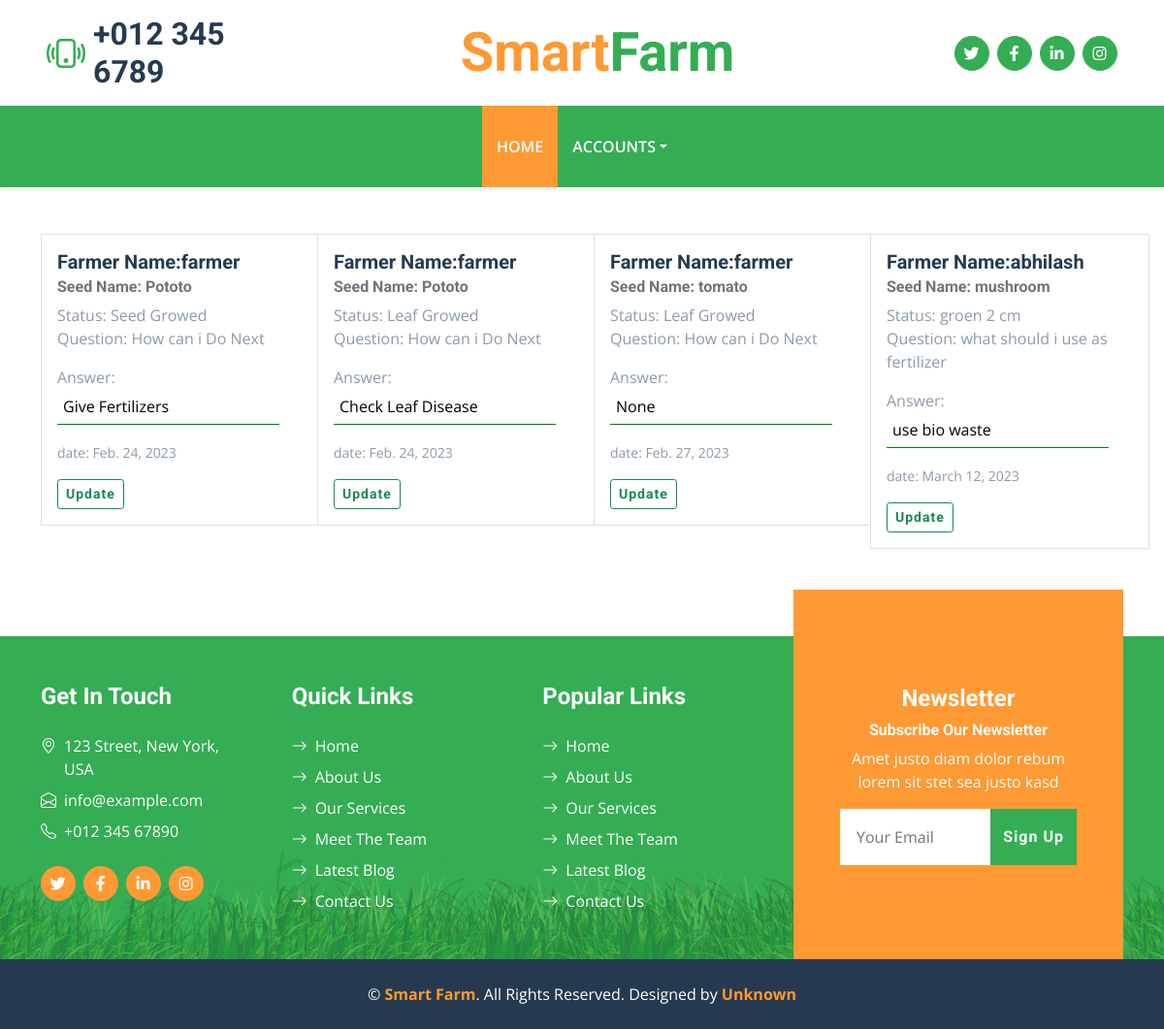
The app's page /ExpertHome with its own data.
### farmer/models.py (models this page shows)
class FarmStatus(models.Model):
    Farm = models.ForeignKey(SeedFarm,on_delete=models.CASCADE)
    Expert = models.ForeignKey(User,on_delete=models.CASCADE,blank=True,null=True)
    Status = models.CharField(max_length=255)
    questions = models.CharField(max_length=1000,blank=True,null=True)
    answers = models.CharField(max_length=1000,null=True,blank=True)
    date = models.DateField(auto_now_add=True)

class SeedFarm(models.Model):
    seedname = models.CharField(max_length=55)
    farmfield = models.CharField(max_length=55)
    framarea = models.CharField(max_length=55)
    framstatus = models.CharField(max_length=1000)
    image = models.FileField(upload_to="framimage")
    user = models.ForeignKey(User,on_delete=models.CASCADE)
    date = models.DateField(auto_now_add=True)

### Home/views.py (the view)
# urls.py: path("ExpertHome",views.ExpertHome,name="ExpertHome"),
def ExpertHome(request):
    Farm = FarmStatus.objects.all()
    context = {
        "farm":Farm
    }
    return render(request,'expert/expertHome.html',context)

### templates/expert/experthome.html (shortened to what this page needs)
{% load static %}
<!DOCTYPE html>
<html lang="en">
<head>
    <link href="https://cdnjs.cloudflare.com/ajax/libs/font-awesome/5.15.0/css/all.min.css" rel="stylesheet">
    <link href="https://cdn.jsdelivr.net/npm/bootstrap-icons@1.4.1/font/bootstrap-icons.css" rel="stylesheet">
    <link href="{%static 'lib/owlcarousel/assets/owl.carousel.min.css' %}" rel="stylesheet">
    <link href="{%static 'css/bootstrap.min.css' %}" rel="stylesheet">
    <link href="{%static 'css/style.css' %}" rel="stylesheet">
</head>
<body>
    <div class="container-fluid px-5 d-none d-lg-block">
        <div class="row gx-5 py-3 align-items-center">
            <div class="col-lg-3">
                <div class="d-flex align-items-center justify-content-start">
                    <i class="bi bi-phone-vibrate fs-1 text-primary me-2"></i>
                    <h2 class="mb-0">+012 345 6789</h2>
                </div>
            </div>
            <div class="col-lg-6">
                <div class="d-flex align-items-center justify-content-center">
                    <a href="index.html" class="navbar-brand ms-lg-5">
                        <h1 class="m-0 display-4 text-primary"><span class="text-secondary">Smart</span>Farm</h1>
                    </a>
                </div>
            </div>
            <div class="col-lg-3">
                <div class="d-flex align-items-center justify-content-end">
                    <a class="btn btn-primary btn-square rounded-circle me-2" href="#"><i class="fab fa-twitter"></i></a>
                    <a class="btn btn-primary btn-square rounded-circle me-2" href="#"><i class="fab fa-facebook-f"></i></a>
                    <a class="btn btn-primary btn-square rounded-circle me-2" href="#"><i class="fab fa-linkedin-in"></i></a>
                    <a class="btn btn-primary btn-square rounded-circle" href="#"><i class="fab fa-instagram"></i></a>
                </div>
            </div>
        </div>
    </div>
    <nav class="navbar navbar-expand-lg bg-primary navbar-dark shadow-sm py-3 py-lg-0 px-3 px-lg-5">
        <div class="collapse navbar-collapse" id="navbarCollapse">
            <div class="navbar-nav mx-auto py-0">
                <a href="{%url 'Index' %}" class="nav-item nav-link active">Home</a>
            {% if request.user.is_authenticated %}
                <a href="{%url 'FarmersProducts' %}" class="nav-item nav-link">Products</a>
                <a href="{%url 'FramersOrder' %}" class="nav-item nav-link">Orders</a>
                <div class="nav-item dropdown">
                    <a href="#" class="nav-link dropdown-toggle" data-bs-toggle="dropdown">{{request.user}}</a>
                    <div class="dropdown-menu m-0">
                        <a href="{%url 'SignOut' %}" class="dropdown-item">LOGOUT</a>
                    </div>
                </div>
                {% else %}
                <div class="nav-item dropdown">
                    <a href="#" class="nav-link dropdown-toggle" data-bs-toggle="dropdown">Accounts</a>
                </div>
            {% endif %}
            </div>
        </div>
    </nav>
    {% block content %}
    <div class="container mt-5">
        <div class="row">
            {% for f in farm %}
            <div class="col-md-3">
                <div class="card" style="width: 18rem;">
                    <div class="card-body">
                      <h5 class="card-title">Farmer Name:{{f.Farm.user}} </h5>
                      <h6 class="card-subtitle mb-2 text-muted">Seed Name: {{f.Farm.seedname}}</h6>
                      <p class="card-text">
                        Status: {{f.Status}}<br>
                        Question: {{f.questions}} <br>
                        <form action="{%url 'UpdateAnswer' f.id %}" method="post">
                        Answer: <input type="text" value="{{f.answers}}" name="ans" style="width:90%;padding:6px;border:none;border-bottom:.5px solid green">
                      </p>
                      <p><small>date: {{f.date}}</small></p>
                      <button class="btn btn-outline-success btn-sm">Update</button>
                    </div>
                  </div>
            </div>
            {% endfor %}
        </div>
    </div>
    {% endblock %}
    <div class="container-fluid bg-footer bg-primary text-white mt-5">
        <div class="container">
            <div class="row gx-5">
                <div class="col-lg-8 col-md-6">
                    <div class="row gx-5">
                        <div class="col-lg-4 col-md-12 pt-5 mb-5">
                            <h4 class="text-white mb-4">Get In Touch</h4>
                            <div class="d-flex mb-2">
                                <i class="bi bi-geo-alt text-white me-2"></i>
                                <p class="text-white mb-0">123 Street, New York, USA</p>
                            </div>
                            <div class="d-flex mb-2">
                                <i class="bi bi-envelope-open text-white me-2"></i>
                                <p class="text-white mb-0">info@example.com</p>
                            </div>
                            <div class="d-flex mb-2">
                                <i class="bi bi-telephone text-white me-2"></i>
                                <p class="text-white mb-0">+012 345 67890</p>
                            </div>
                            <div class="d-flex mt-4">
                                <a class="btn btn-secondary btn-square rounded-circle me-2" href="#"><i class="fab fa-twitter"></i></a>
                                <a class="btn btn-secondary btn-square rounded-circle me-2" href="#"><i class="fab fa-facebook-f"></i></a>
                                <a class="btn btn-secondary btn-square rounded-circle me-2" href="#"><i class="fab fa-linkedin-in"></i></a>
                                <a class="btn btn-secondary btn-square rounded-circle" href="#"><i class="fab fa-instagram"></i></a>
                            </div>
                        </div>
                        <div class="col-lg-4 col-md-12 pt-0 pt-lg-5 mb-5">
                            <h4 class="text-white mb-4">Quick Links</h4>
                            <div class="d-flex flex-column justify-content-start">
                                <a class="text-white mb-2" href="#"><i class="bi bi-arrow-right text-white me-2"></i>Home</a>
                                <a class="text-white mb-2" href="#"><i class="bi bi-arrow-right text-white me-2"></i>About Us</a>
                                <a class="text-white mb-2" href="#"><i class="bi bi-arrow-right text-white me-2"></i>Our Services</a>
                                <a class="text-white mb-2" href="#"><i class="bi bi-arrow-right text-white me-2"></i>Meet The Team</a>
                                <a class="text-white mb-2" href="#"><i class="bi bi-arrow-right text-white me-2"></i>Latest Blog</a>
                                <a class="text-white" href="#"><i class="bi bi-arrow-right text-white me-2"></i>Contact Us</a>
                            </div>
                        </div>
                        <div class="col-lg-4 col-md-12 pt-0 pt-lg-5 mb-5">
                            <h4 class="text-white mb-4">Popular Links</h4>
                            <div class="d-flex flex-column justify-content-start">
                                <a class="text-white mb-2" href="#"><i class="bi bi-arrow-right text-white me-2"></i>Home</a>
                                <a class="text-white mb-2" href="#"><i class="bi bi-arrow-right text-white me-2"></i>About Us</a>
                                <a class="text-white mb-2" href="#"><i class="bi bi-arrow-right text-white me-2"></i>Our Services</a>
                                <a class="text-white mb-2" href="#"><i class="bi bi-arrow-right text-white me-2"></i>Meet The Team</a>
                                <a class="text-white mb-2" href="#"><i class="bi bi-arrow-right text-white me-2"></i>Latest Blog</a>
                                <a class="text-white" href="#"><i class="bi bi-arrow-right text-white me-2"></i>Contact Us</a>
                            </div>
                        </div>
                    </div>
                </div>
                <div class="col-lg-4 col-md-6 mt-lg-n5">
                    <div class="d-flex flex-column align-items-center justify-content-center text-center h-100 bg-secondary p-5">
                        <h4 class="text-white">Newsletter</h4>
                        <h6 class="text-white">Subscribe Our Newsletter</h6>
                        <p>Amet justo diam dolor rebum lorem sit stet sea justo kasd</p>
                        <form action="">
                            <div class="input-group">
                                <input type="text" class="form-control border-white p-3" placeholder="Your Email">
                                <button class="btn btn-primary">Sign Up</button>
                            </div>
                        </form>
                    </div>
                </div>
            </div>
        </div>
    </div>
    <div class="container-fluid bg-dark text-white py-4">
        <div class="container text-center">
            <p class="mb-0">&copy; <a class="text-secondary fw-bold" href="#">Smart Farm</a>. All Rights Reserved. Designed by <a class="text-secondary fw-bold" href="#">Unknown</a></p>
        </div>
    </div>
</body>
</html>

### static/css/style.css (style rules this page uses)
:root { --primary: #34AD54; --secondary: #FF9933; --light: #F6FFF2; --dark: #263A4F; }
.btn { font-family: 'Roboto', sans-serif; letter-spacing: 1px; font-weight: 700; transition: .5s; }
.btn-primary, .btn-secondary { color: #FFFFFF; }
.btn-square { width: 36px; height: 36px; }
.btn-square, .btn-sm-square, .btn-lg-square { padding-left: 0; padding-right: 0; text-align: center; }
.navbar-dark .navbar-nav .nav-link { padding: 30px 15px; font-size: 16px; font-weight: 600; color: #FFFFFF; text-transform: uppercase; transition: .5s; }
.navbar-dark .navbar-nav .nav-link:hover, .navbar-dark .navbar-nav .nav-link.active { background: var(--secondary); }
.bg-footer { background: linear-gradient(rgba(52, 173, 84, .7), rgba(52, 173, 84, .7)), url(../img/footer.png) center bottom no-repeat; background-size: contain; }
@media (min-width: 991.98px) { .bg-footer { margin-top: 90px !important; } }

### records on screen
FarmStatus: Farm.user "farmer", Farm.seedname "Pototo", Status "Seed Growed", questions "How can i Do Next", ans "Give Fertilizers", date "Feb. 24, 2023"
FarmStatus: Farm.user "farmer", Farm.seedname "Pototo", Status "Leaf Growed", questions "How can i Do Next", ans "Check Leaf Disease", date "Feb. 24, 2023"
FarmStatus: Farm.user "farmer", Farm.seedname "tomato", Status "Leaf Growed", questions "How can i Do Next", ans "None", date "Feb. 27, 2023"
FarmStatus: Farm.user "abhilash", Farm.seedname "mushroom", Status "groen 2 cm", questions "what should i use as fertilizer", ans "use bio waste", date "March 12, 2023"
